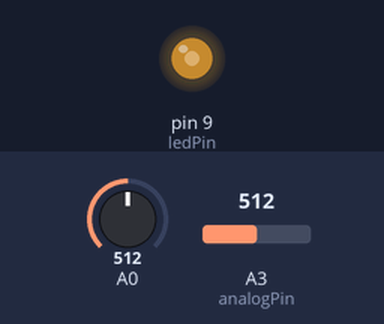
Recording of a sketch running on a simulated Arduino Uno, built with avr-gcc and run on an emulated ATmega328P. Parts: output pins drawn as LEDs (lit = HIGH). The test bench sets the inputs (shaded band); at power-on: A3 (analogPin) = 512, A0 = 512. What the sketch prints to the serial monitor is not drawn.

Above: at 1.2 s.
1.3 s: A3 (analogPin) set to 716
At 2.5 s:
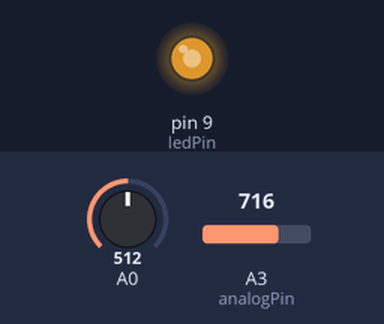
2.8 s: A3 (analogPin) set to 900
At 3.8 s:
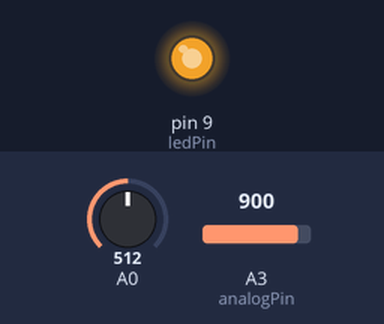
4.3 s: A3 (analogPin) set to 122
At 4.8 s:
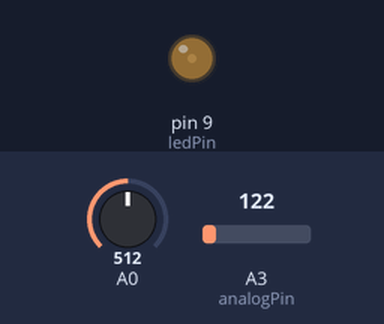
5.8 s: A3 (analogPin) set to 0
At 6.1 s:
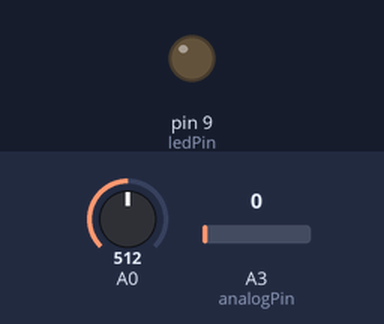
Timing chart, 0 to 8.3 s (numbered marks = the images above; inputs shaded):
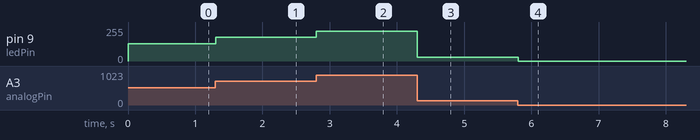

The sketch:

Analog_Voltage.ino
```cpp
int ledPin = 9;
int analogPin = A3;
int val = 0;

void setup() {
  pinMode(ledPin, OUTPUT);
  Serial.begin(9600);
}

void loop() {
  int sensorValue = analogRead(A0);
  float voltage = sensorValue * (5.0 / 1023.0);
  val = analogRead(analogPin);
  analogWrite(ledPin, val / 4);
  Serial.println(voltage);
}
```

Measured:
- after the input at 1.3 s, pin 9 (ledPin): 128/255 → 179/255 at once
- after the input at 2.8 s, pin 9 (ledPin): 179/255 → 225/255 at once
- after the input at 4.3 s, pin 9 (ledPin): 225/255 → 30/255 at once
- after the input at 5.8 s, pin 9 (ledPin): 30/255 → 0/255 at once
